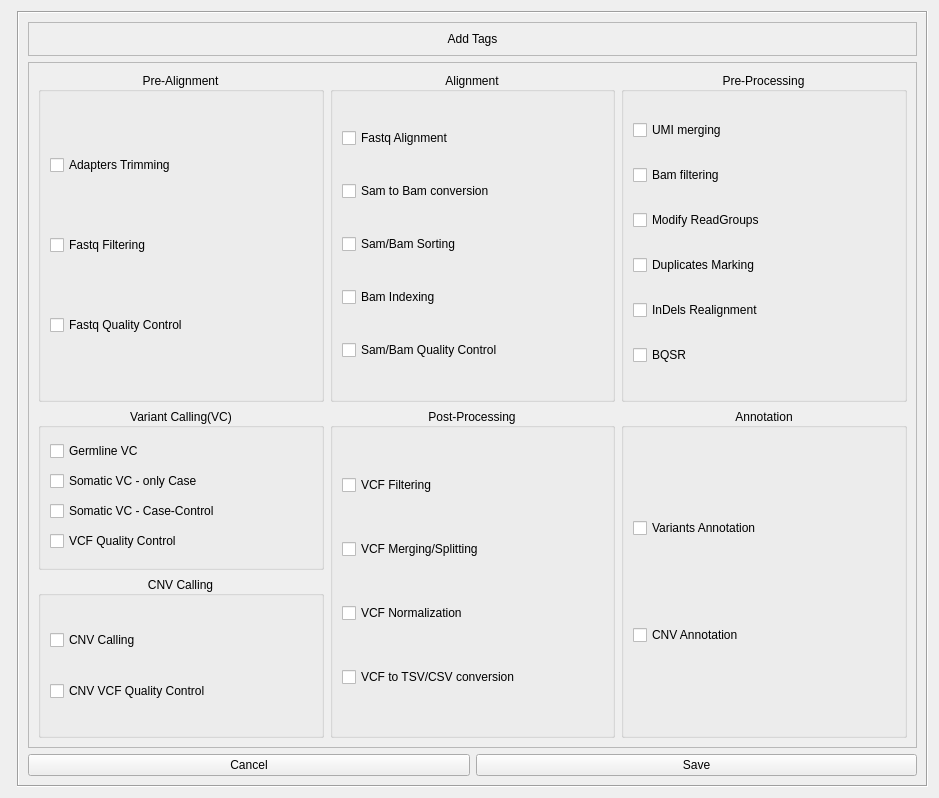
<?xml version="1.0" encoding="UTF-8"?>
<ui version="4.0">
 <class>Add_tool</class>
 <widget class="QWidget" name="Add_tool">
  <property name="geometry">
   <rect>
    <x>0</x>
    <y>0</y>
    <width>939</width>
    <height>798</height>
   </rect>
  </property>
  <property name="sizePolicy">
   <sizepolicy hsizetype="Fixed" vsizetype="Fixed">
    <horstretch>0</horstretch>
    <verstretch>0</verstretch>
   </sizepolicy>
  </property>
  <property name="maximumSize">
   <size>
    <width>16777215</width>
    <height>16777215</height>
   </size>
  </property>
  <property name="windowTitle">
   <string>Add_tool</string>
  </property>
  <layout class="QFormLayout" name="formLayout">
   <item row="0" column="1">
    <widget class="QFrame" name="frame">
     <property name="sizePolicy">
      <sizepolicy hsizetype="Preferred" vsizetype="Preferred">
       <horstretch>1</horstretch>
       <verstretch>1</verstretch>
      </sizepolicy>
     </property>
     <property name="autoFillBackground">
      <bool>true</bool>
     </property>
     <property name="frameShape">
      <enum>QFrame::Box</enum>
     </property>
     <property name="frameShadow">
      <enum>QFrame::Sunken</enum>
     </property>
     <layout class="QGridLayout" name="gridLayout">
      <item row="4" column="0" colspan="2">
       <widget class="QFrame" name="info_frame">
        <property name="frameShape">
         <enum>QFrame::StyledPanel</enum>
        </property>
        <property name="frameShadow">
         <enum>QFrame::Raised</enum>
        </property>
        <layout class="QGridLayout" name="gridLayout_2">
         <item row="3" column="2" rowspan="2">
          <widget class="QGroupBox" name="align_groupBox">
           <property name="title">
            <string>Alignment</string>
           </property>
           <property name="alignment">
            <set>Qt::AlignCenter</set>
           </property>
           <layout class="QVBoxLayout" name="verticalLayout_3">
            <item>
             <widget class="QCheckBox" name="fastq_align_checkBox">
              <property name="text">
               <string>Fastq Alignment</string>
              </property>
             </widget>
            </item>
            <item>
             <widget class="QCheckBox" name="samtobam_checkBox">
              <property name="text">
               <string>Sam to Bam conversion</string>
              </property>
             </widget>
            </item>
            <item>
             <widget class="QCheckBox" name="bam_sort_checkBox">
              <property name="text">
               <string>Sam/Bam Sorting</string>
              </property>
             </widget>
            </item>
            <item>
             <widget class="QCheckBox" name="bam_index_checkBox">
              <property name="text">
               <string>Bam Indexing</string>
              </property>
             </widget>
            </item>
            <item>
             <widget class="QCheckBox" name="bam_QC_checkBox">
              <property name="text">
               <string>Sam/Bam Quality Control</string>
              </property>
             </widget>
            </item>
           </layout>
          </widget>
         </item>
         <item row="3" column="1" rowspan="2">
          <widget class="QGroupBox" name="pre_align_groupBox">
           <property name="title">
            <string>Pre-Alignment</string>
           </property>
           <property name="alignment">
            <set>Qt::AlignCenter</set>
           </property>
           <layout class="QVBoxLayout" name="verticalLayout_2">
            <item>
             <widget class="QCheckBox" name="adap_trim_checkBox">
              <property name="text">
               <string>Adapters Trimming</string>
              </property>
             </widget>
            </item>
            <item>
             <widget class="QCheckBox" name="fastq_filter_checkBox">
              <property name="text">
               <string>Fastq Filtering</string>
              </property>
             </widget>
            </item>
            <item>
             <widget class="QCheckBox" name="fastq_QC_checkBox">
              <property name="text">
               <string>Fastq Quality Control</string>
              </property>
             </widget>
            </item>
           </layout>
          </widget>
         </item>
         <item row="3" column="3" rowspan="2">
          <widget class="QGroupBox" name="pre_process_groupBox">
           <property name="title">
            <string>Pre-Processing</string>
           </property>
           <property name="alignment">
            <set>Qt::AlignCenter</set>
           </property>
           <layout class="QVBoxLayout" name="verticalLayout_4">
            <item>
             <widget class="QCheckBox" name="UMI_merge_checkBox">
              <property name="text">
               <string>UMI merging</string>
              </property>
             </widget>
            </item>
            <item>
             <widget class="QCheckBox" name="bam_filter_checkBox">
              <property name="text">
               <string>Bam filtering</string>
              </property>
             </widget>
            </item>
            <item>
             <widget class="QCheckBox" name="readgroups_checkBox">
              <property name="text">
               <string>Modify ReadGroups</string>
              </property>
             </widget>
            </item>
            <item>
             <widget class="QCheckBox" name="mark_dup_checkBox">
              <property name="text">
               <string>Duplicates Marking</string>
              </property>
             </widget>
            </item>
            <item>
             <widget class="QCheckBox" name="indel_real_checkBox">
              <property name="text">
               <string>InDels Realignment</string>
              </property>
             </widget>
            </item>
            <item>
             <widget class="QCheckBox" name="BQSR_checkBox">
              <property name="text">
               <string>BQSR</string>
              </property>
             </widget>
            </item>
           </layout>
          </widget>
         </item>
         <item row="5" column="1">
          <widget class="QGroupBox" name="VC_groupBox">
           <property name="title">
            <string>Variant Calling(VC)</string>
           </property>
           <property name="alignment">
            <set>Qt::AlignCenter</set>
           </property>
           <layout class="QVBoxLayout" name="verticalLayout_5">
            <item>
             <widget class="QCheckBox" name="VC_germline_checkBox">
              <property name="text">
               <string>Germline VC</string>
              </property>
             </widget>
            </item>
            <item>
             <widget class="QCheckBox" name="VC_som_C_checkBox">
              <property name="text">
               <string>Somatic VC - only Case</string>
              </property>
             </widget>
            </item>
            <item>
             <widget class="QCheckBox" name="VC_som_CC_checkBox">
              <property name="text">
               <string>Somatic VC - Case-Control</string>
              </property>
             </widget>
            </item>
            <item>
             <widget class="QCheckBox" name="VCF_QC_checkBox">
              <property name="text">
               <string>VCF Quality Control</string>
              </property>
             </widget>
            </item>
           </layout>
          </widget>
         </item>
         <item row="6" column="1">
          <widget class="QGroupBox" name="CNV_groupBox">
           <property name="title">
            <string>CNV Calling</string>
           </property>
           <property name="alignment">
            <set>Qt::AlignCenter</set>
           </property>
           <layout class="QVBoxLayout" name="verticalLayout_6">
            <item>
             <widget class="QCheckBox" name="CNV_call_checkBox">
              <property name="text">
               <string>CNV Calling</string>
              </property>
             </widget>
            </item>
            <item>
             <widget class="QCheckBox" name="CNV_VCF_QC_checkBox">
              <property name="text">
               <string>CNV VCF Quality Control</string>
              </property>
             </widget>
            </item>
           </layout>
          </widget>
         </item>
         <item row="5" column="2" rowspan="2">
          <widget class="QGroupBox" name="post_processing_groupBox">
           <property name="title">
            <string>Post-Processing</string>
           </property>
           <property name="alignment">
            <set>Qt::AlignCenter</set>
           </property>
           <layout class="QVBoxLayout" name="verticalLayout_7">
            <item>
             <widget class="QCheckBox" name="VCF_filter_checkBox">
              <property name="text">
               <string>VCF Filtering</string>
              </property>
             </widget>
            </item>
            <item>
             <widget class="QCheckBox" name="VCF_merge_checkBox">
              <property name="text">
               <string>VCF Merging/Splitting</string>
              </property>
             </widget>
            </item>
            <item>
             <widget class="QCheckBox" name="VCF_norm_checkBox">
              <property name="text">
               <string>VCF Normalization</string>
              </property>
             </widget>
            </item>
            <item>
             <widget class="QCheckBox" name="VCFtoTSV_checkBox">
              <property name="text">
               <string>VCF to TSV/CSV conversion</string>
              </property>
             </widget>
            </item>
           </layout>
          </widget>
         </item>
         <item row="5" column="3" rowspan="2">
          <widget class="QGroupBox" name="annotation_groupBox">
           <property name="title">
            <string>Annotation</string>
           </property>
           <property name="alignment">
            <set>Qt::AlignCenter</set>
           </property>
           <layout class="QVBoxLayout" name="verticalLayout_8">
            <item>
             <widget class="QCheckBox" name="var_ann_checkBox">
              <property name="text">
               <string>Variants Annotation</string>
              </property>
             </widget>
            </item>
            <item>
             <widget class="QCheckBox" name="CNV_ann_checkBox">
              <property name="text">
               <string>CNV Annotation</string>
              </property>
             </widget>
            </item>
           </layout>
          </widget>
         </item>
        </layout>
       </widget>
      </item>
      <item row="5" column="1">
       <widget class="QPushButton" name="Save_pushButton">
        <property name="text">
         <string>Save</string>
        </property>
       </widget>
      </item>
      <item row="5" column="0">
       <widget class="QPushButton" name="Cancel_pushButton">
        <property name="text">
         <string>Cancel</string>
        </property>
       </widget>
      </item>
      <item row="0" column="0" colspan="2">
       <widget class="QFrame" name="frame_2">
        <property name="sizePolicy">
         <sizepolicy hsizetype="Preferred" vsizetype="Fixed">
          <horstretch>0</horstretch>
          <verstretch>0</verstretch>
         </sizepolicy>
        </property>
        <property name="frameShape">
         <enum>QFrame::StyledPanel</enum>
        </property>
        <property name="frameShadow">
         <enum>QFrame::Raised</enum>
        </property>
        <layout class="QVBoxLayout" name="verticalLayout">
         <item>
          <widget class="QLabel" name="label_5">
           <property name="layoutDirection">
            <enum>Qt::LeftToRight</enum>
           </property>
           <property name="text">
            <string>Add Tags</string>
           </property>
           <property name="alignment">
            <set>Qt::AlignCenter</set>
           </property>
          </widget>
         </item>
        </layout>
       </widget>
      </item>
     </layout>
    </widget>
   </item>
  </layout>
 </widget>
 <resources/>
 <connections/>
</ui>
